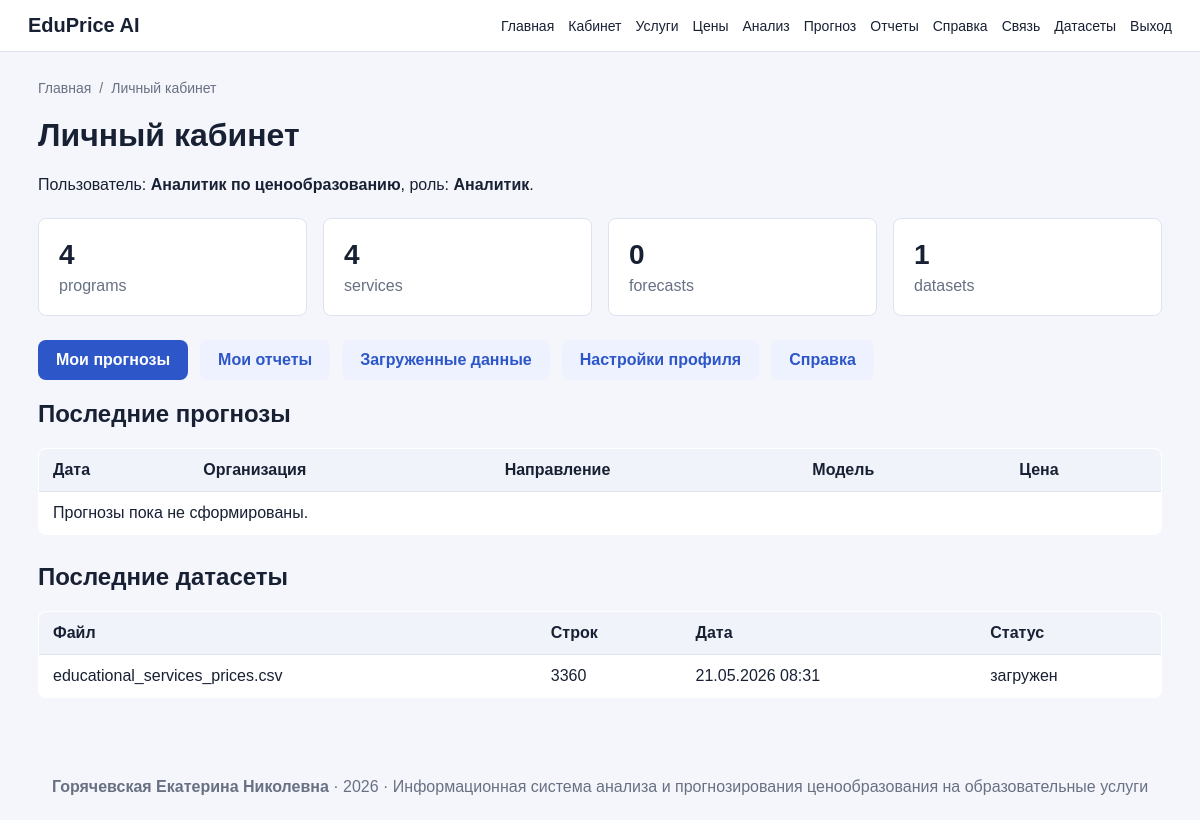
/dashboard (signed in), run on the app's committed database.
### app/models.py (models this page shows, shortened)
class User(UserMixin, db.Model):
    __tablename__ = "users"
    id = db.Column(db.Integer, primary_key=True)
    username = db.Column(db.String(80), unique=True, nullable=False)
    full_name = db.Column(db.String(200), nullable=False)
    email = db.Column(db.String(150), unique=True, nullable=False)
    password_hash = db.Column(db.String(255), nullable=False)
    role_id = db.Column(db.Integer, db.ForeignKey("roles.id"), nullable=False)
    is_active = db.Column(db.Boolean, default=True)
    created_at = db.Column(db.DateTime, default=datetime.utcnow)
    last_login_at = db.Column(db.DateTime)
    role = db.relationship("Role", back_populates="users")
    forecasts = db.relationship("ForecastResult", back_populates="created_by_user")
    reports = db.relationship("ReportFile", back_populates="created_by_user")
    feedback_messages = db.relationship("FeedbackMessage", back_populates="created_by_user")
    @property
    def is_admin(self):
        return self.role and self.role.name == "admin"
    @property
    def is_analyst(self):
        return self.role and self.role.name in ("admin", "analyst")

class Role(db.Model):
    __tablename__ = "roles"
    id = db.Column(db.Integer, primary_key=True)
    name = db.Column(db.String(50), unique=True, nullable=False)
    title = db.Column(db.String(150), nullable=False)
    created_at = db.Column(db.DateTime, default=datetime.utcnow)
    users = db.relationship("User", back_populates="role")

class DatasetFile(db.Model):
    __tablename__ = "dataset_files"
    id = db.Column(db.Integer, primary_key=True)
    filename = db.Column(db.String(255), nullable=False)
    original_name = db.Column(db.String(255), nullable=False)
    row_count = db.Column(db.Integer, default=0)
    status = db.Column(db.String(80), default="загружен")
    description = db.Column(db.Text)
    uploaded_at = db.Column(db.DateTime, default=datetime.utcnow)

### app/routes.py (the view)
@login_required
def dashboard():
    metrics = {
        "programs": EducationalProgram.query.count(),
        "services": EducationalService.query.count(),
        "forecasts": ForecastResult.query.count(),
        "datasets": DatasetFile.query.count(),
    }
    latest_forecasts = ForecastResult.query.filter_by(created_by=current_user.id).order_by(ForecastResult.created_at.desc()).limit(8).all()
    latest_datasets = DatasetFile.query.order_by(DatasetFile.uploaded_at.desc()).limit(5).all()
    return render_template("dashboard.html", metrics=metrics, latest_forecasts=latest_forecasts, latest_datasets=latest_datasets)

### app/__init__.py (called while the page is built)
@login_manager.user_loader
def load_user(user_id):
    from app.models import User
    return User.query.get(int(user_id))

### app/templates/dashboard.html
{% extends "base.html" %}
{% block content %}
<h1>Личный кабинет</h1>
<p>Пользователь: <b>{{ current_user.full_name }}</b>, роль: <b>{{ current_user.role.title }}</b>.</p>
<section class="cards">
    {% for k,v in metrics.items() %}
        <div class="card"><b>{{ v }}</b><span>{{ k }}</span></div>
    {% endfor %}
</section>
<div class="actions">
    <a class="button" href="{{ url_for('user_forecasts') }}">Мои прогнозы</a>
    <a class="button ghost" href="{{ url_for('user_reports') }}">Мои отчеты</a>
    <a class="button ghost" href="{{ url_for('user_datasets') }}">Загруженные данные</a>
    <a class="button ghost" href="{{ url_for('profile_settings') }}">Настройки профиля</a>
    <a class="button ghost" href="{{ url_for('help_page') }}">Справка</a>
</div>
<h2>Последние прогнозы</h2>
<table>
    <tr><th>Дата</th><th>Организация</th><th>Направление</th><th>Модель</th><th>Цена</th></tr>
    {% for f in latest_forecasts %}
        <tr><td>{{ f.created_at.strftime('%d.%m.%Y') }}</td><td>{{ f.organization }}</td><td>{{ f.program_name }}</td><td>{{ f.model_name }}</td><td>{{ '%.2f'|format(f.predicted_price) }}</td></tr>
    {% else %}
        <tr><td colspan="5">Прогнозы пока не сформированы.</td></tr>
    {% endfor %}
</table>
<h2>Последние датасеты</h2>
<table>
    <tr><th>Файл</th><th>Строк</th><th>Дата</th><th>Статус</th></tr>
    {% for d in latest_datasets %}
        <tr><td>{{ d.original_name }}</td><td>{{ d.row_count }}</td><td>{{ d.uploaded_at.strftime('%d.%m.%Y %H:%M') }}</td><td>{{ d.status }}</td></tr>
    {% else %}
        <tr><td colspan="4">Датасеты пока не загружены.</td></tr>
    {% endfor %}
</table>
{% endblock %}

### app/static/css/style.css (style rules this page uses)
:root { --bg:#f4f6fb; --panel:#ffffff; --text:#182033; --muted:#687083; --primary:#2d57c8; --border:#dde3ef; --danger:#b42318; --success:#167b3f; }
* { box-sizing: border-box; }
body { margin:0; font-family: Arial, sans-serif; background:var(--bg); color:var(--text); }
a { color:var(--primary); text-decoration:none; }
.actions { display:flex; gap:12px; margin:20px 0; flex-wrap:wrap; }
.button, button { border:0; background:var(--primary); color:#fff; padding:11px 18px; border-radius:8px; cursor:pointer; display:inline-block; font-weight:600; }
.button.ghost { background:#eef2ff; color:var(--primary); }
.cards { display:grid; grid-template-columns: repeat(auto-fit, minmax(210px, 1fr)); gap:16px; margin:24px 0; }
.card { background:var(--panel); border:1px solid var(--border); border-radius:8px; padding:20px; }
.card b { display:block; font-size:28px; margin-bottom:6px; }
.card span { color:var(--muted); }
table { width:100%; border-collapse:collapse; background:var(--panel); border:1px solid var(--border); border-radius:8px; overflow:hidden; margin:16px 0 28px; }
th, td { padding:12px 14px; border-bottom:1px solid var(--border); text-align:left; vertical-align:top; }
th { background:#f0f3fa; font-weight:700; }

### data on the page
User: full_name "Аналитик по ценообразованию"
Role: role "Аналитик"
DatasetFile: original_name "educational_services_prices.csv", row_count "3360", uploaded_at "21.05.2026 08:31", status "загружен"

### other printed values
{{ item.title }} "Главная"
{{ item.title }} "Личный кабинет"
{{ v }} "4" "4" "0" "1"
{{ k }} "programs" "services" "forecasts" "datasets"
{{ author_name }} "Горячевская Екатерина Николевна"
{{ project_year }} "2026"
